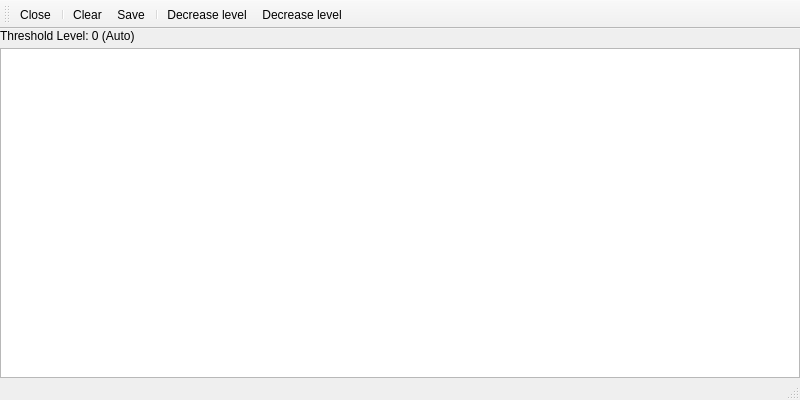
<?xml version="1.0" encoding="UTF-8"?>
<ui version="4.0">
 <class>Ism433Win</class>
 <widget class="QMainWindow" name="Ism433Win">
  <property name="geometry">
   <rect>
    <x>0</x>
    <y>0</y>
    <width>800</width>
    <height>400</height>
   </rect>
  </property>
  <property name="windowTitle">
   <string>ISM433 Decoder</string>
  </property>
  <property name="windowIcon">
   <iconset resource="../../resources/icons.qrc">
    <normaloff>:/icons/icons/terminal.svg</normaloff>:/icons/icons/terminal.svg</iconset>
  </property>
  <widget class="QWidget" name="centralwidget">
   <layout class="QVBoxLayout" name="verticalLayout">
    <property name="spacing">
     <number>5</number>
    </property>
    <property name="leftMargin">
     <number>0</number>
    </property>
    <property name="topMargin">
     <number>0</number>
    </property>
    <property name="rightMargin">
     <number>0</number>
    </property>
    <property name="bottomMargin">
     <number>0</number>
    </property>
    <item>
      <widget class="QLabel" name="levelLabel">
         <property name="text">
           <string>Threshold Level: 0 (Auto)</string>
         </property>
      </widget>
    </item>
    <item>
     <widget class="QPlainTextEdit" name="textView">
      <property name="font">
       <font>
        <family>Monospace</family>
       </font>
      </property>
      <property name="horizontalScrollBarPolicy">
       <enum>Qt::ScrollBarAsNeeded</enum>
      </property>
      <property name="lineWrapMode">
       <enum>QPlainTextEdit::WidgetWidth</enum>
      </property>
      <property name="readOnly">
       <bool>true</bool>
      </property>
      <property name="maximumBlockCount">
       <number>10000</number>
      </property>
     </widget>
    </item>
   </layout>
  </widget>
  <widget class="QMenuBar" name="menubar">
   <property name="geometry">
    <rect>
     <x>0</x>
     <y>0</y>
     <width>800</width>
     <height>27</height>
    </rect>
   </property>
  </widget>
  <widget class="QToolBar" name="toolBar">
   <property name="windowTitle">
    <string>toolBar</string>
   </property>
   <attribute name="toolBarArea">
    <enum>TopToolBarArea</enum>
   </attribute>
   <attribute name="toolBarBreak">
    <bool>false</bool>
   </attribute>
   <addaction name="actionClose"/>
   <addaction name="separator"/>
   <addaction name="actionClear"/>
   <addaction name="actionSave"/>
   <addaction name="separator"/>
   <addaction name="actionLeft"/>
   <addaction name="actionRight"/>
  </widget>
  <widget class="QStatusBar" name="statusBar"/>
  <action name="actionClear">
   <property name="icon">
    <iconset resource="../../resources/icons.qrc">
     <normaloff>:/icons/icons/clear.svg</normaloff>:/icons/icons/clear.svg</iconset>
   </property>
   <property name="text">
    <string>Clear</string>
   </property>
   <property name="toolTip">
    <string>Clear received packets</string>
   </property>
  </action>
  <action name="actionSave">
   <property name="icon">
    <iconset resource="../../resources/icons.qrc">
     <normaloff>:/icons/icons/floppy.svg</normaloff>:/icons/icons/floppy.svg</iconset>
   </property>
   <property name="text">
    <string>Save</string>
   </property>
   <property name="toolTip">
    <string>Save received packets to a text file</string>
   </property>
  </action>
  <action name="actionClose">
   <property name="icon">
    <iconset resource="../../resources/icons.qrc">
     <normaloff>:/icons/icons/close.svg</normaloff>:/icons/icons/close.svg</iconset>
   </property>
   <property name="text">
    <string>Close</string>
   </property>
   <property name="toolTip">
    <string>Close ISM433 decoder window</string>
   </property>
  </action>
  <action name="actionLeft">
   <property name="icon">
    <iconset resource="../../resources/icons.qrc">
     <normaloff>:/icons/icons/left.svg</normaloff>:/icons/icons/left.svg</iconset>
   </property>
   <property name="text">
    <string>Decrease level</string>
   </property>
   <property name="toolTip">
    <string>Decrease level</string>
   </property>
  </action>
  <action name="actionRight">
   <property name="icon">
    <iconset resource="../../resources/icons.qrc">
     <normaloff>:/icons/icons/right.svg</normaloff>:/icons/icons/right.svg</iconset>
   </property>
   <property name="text">
    <string>Decrease level</string>
   </property>
   <property name="toolTip">
    <string>Decrease level</string>
   </property>
  </action>
  <action name="actionInfo">
   <property name="icon">
    <iconset resource="../../resources/icons.qrc">
     <normaloff>:/icons/icons/info.svg</normaloff>:/icons/icons/info.svg</iconset>
   </property>
   <property name="text">
    <string>Info</string>
   </property>
   <property name="toolTip">
    <string>Show info about ISM433 decoder</string>
   </property>
  </action>
 </widget>
 <resources>
  <include location="../../resources/icons.qrc"/>
 </resources>
 <connections>
  <connection>
   <sender>actionClose</sender>
   <signal>triggered()</signal>
   <receiver>Ism433Win</receiver>
   <slot>close()</slot>
   <hints>
    <hint type="sourcelabel">
     <x>-1</x>
     <y>-1</y>
    </hint>
    <hint type="destinationlabel">
     <x>399</x>
     <y>299</y>
    </hint>
   </hints>
  </connection>
  <connection>
   <sender>actionLeft</sender>
   <signal>triggered()</signal>
   <receiver>Ism433Win</receiver>
   <slot>none()</slot>
   <hints>
    <hint type="sourcelabel">
     <x>-1</x>
     <y>-1</y>
    </hint>
    <hint type="destinationlabel">
     <x>399</x>
     <y>299</y>
    </hint>
   </hints>
  </connection>
  <connection>
   <sender>actionRight</sender>
   <signal>triggered()</signal>
   <receiver>Ism433Win</receiver>
   <slot>none()</slot>
   <hints>
    <hint type="sourcelabel">
     <x>-1</x>
     <y>-1</y>
    </hint>
    <hint type="destinationlabel">
     <x>399</x>
     <y>299</y>
    </hint>
   </hints>
  </connection>





 </connections>
</ui>
